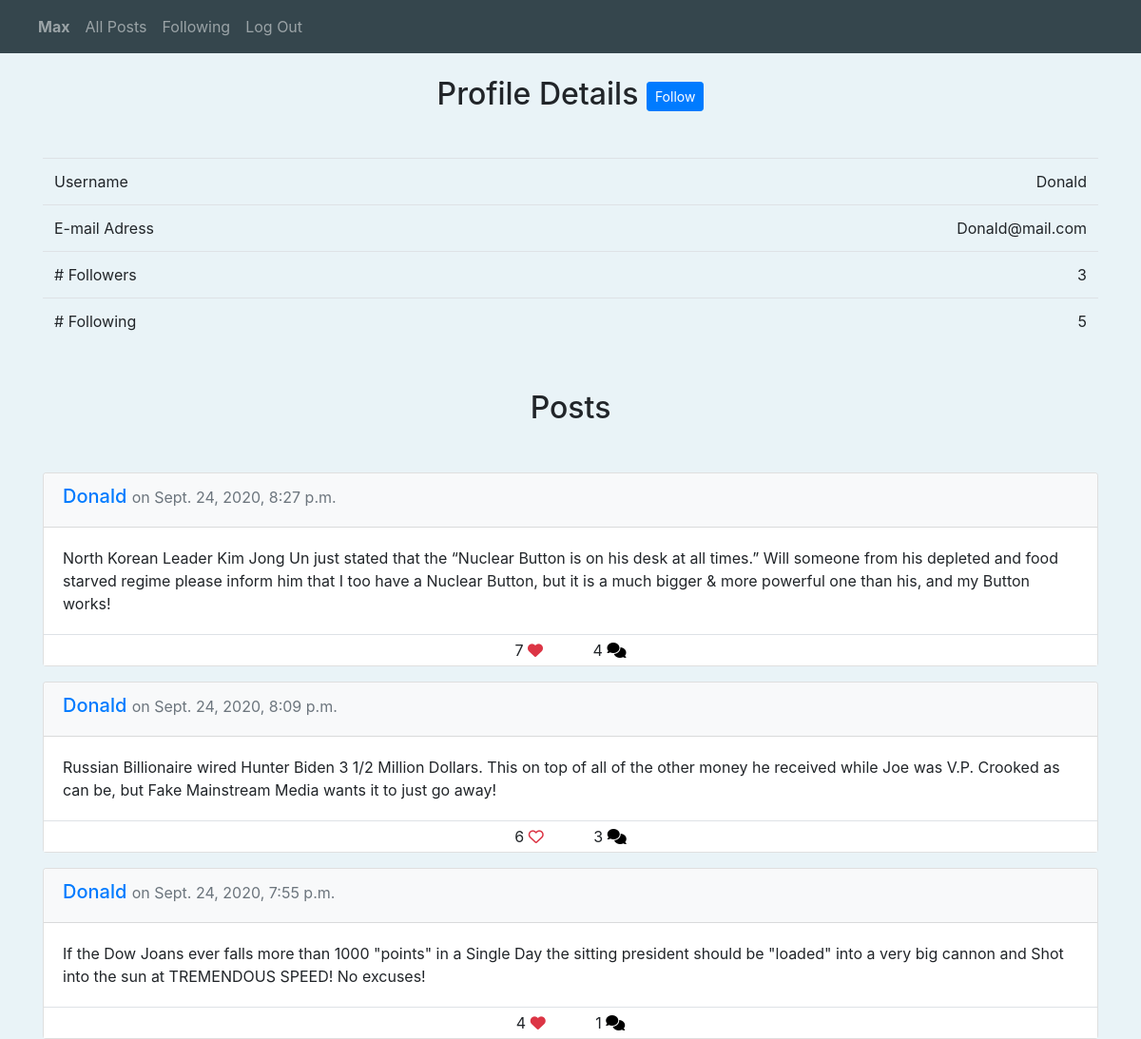
The page /profile/Donald (signed in) on the database its author committed.
### network/models.py (models this page shows, shortened)
class User(AbstractUser):
    likes = models.ManyToManyField("Post", blank=True,
            related_name="likes")
    follows = models.ManyToManyField("self", blank=True, symmetrical=False,
              related_name="followers", default=0)
    def __str__(self):
        return f"{self.username}"

class Post(models.Model):
    creator = models.ForeignKey(User, related_name="posts",
                on_delete=models.CASCADE)
    timestamp = models.DateTimeField(auto_now_add=True)
    content = models.TextField(max_length=10000)

class Comment(models.Model):
    creator = models.ForeignKey(User, related_name="comments",
              on_delete=models.CASCADE)
    content = models.TextField(max_length=10000)
    post = models.ForeignKey(Post, related_name="comments",
           on_delete=models.CASCADE)
    timestamp = models.DateTimeField(auto_now_add=True)

### network/views.py (the view)
# urls.py: path("profile/<str:username>", views.profile, name="profile"),
def profile(request, username):
    profile = User.objects.get(username=username)
    content = getPaginator(request, profile.posts.order_by("-timestamp"))
    content["profile"] = profile
    return render(request, "network/profile.html", content)

### network/utils.py (called while the page is built)
def getPaginator(request, data):
    p = Paginator(data, 10)
    page_number = request.GET.get("page", 1)
    page = p.get_page(page_number)
    if page.has_previous():
        previousURL = f"?page={page.previous_page_number()}"
    else:
        previousURL = ''
    if page.has_next():
        nextURL = f"?page={page.next_page_number()}"
    else:
        nextURL = ''
    content = {"page": page, "previousURL": previousURL, "nextURL": nextURL}
    return content

### network/templates/network/profile.html (shortened to what this page needs)
{% extends "network/layout.html" %}
{% block body %}
<div class="container">
    <h2 class="text-center pt-4">
        Profile Details
        {% if user.is_authenticated and request.user != profile %}
            {% if profile not in request.user.follows.all %}
                <button class="btn btn-primary btn-sm align-middle" id="followBtn">
                    Follow
                </button>
            {% else %}
                <button class="btn btn-primary btn-sm align-middle" id="followBtn">
                    Unfollow
                </button>
            {% endif %}
        {% endif %}
    </h2>
    <table class="table mt-5 mb-4 responsive">
        <tbody>
            <tr>
                <td> Username </td>
                <td class="text-right">{{ profile.username }}</td>
            </tr>
            <tr>
                <td>E-mail Adress</td>
                <td class="text-right">{{ profile.email }}</td>
            </tr>
            <tr>
                <td># Followers</td>
                <td class="text-right">{{ profile.followers.all | length }}</td>
            </tr>
            <tr>
                <td># Following</td>
                <td class="text-right">{{ profile.follows.all | length }}</td>
            </tr>
        </tbody>
    </table>
    <h2 class="text-center my-5">Posts</h2>
</div>
{% endblock %}

### network/templates/network/layout.html (shortened to what this page needs)
{% load static %}
<!DOCTYPE html>
<html lang="en">
    <head>
        <link rel="stylesheet" href="https://stackpath.bootstrapcdn.com/bootstrap/4.4.1/css/bootstrap.min.css">
        <link href="{% static 'network/styles.css' %}" rel="stylesheet">
    </head>
    <body>
        <nav class="navbar navbar-expand-lg navbar-dark navbar-fixed-top">
            <div class="nav">
              <ul class="navbar-nav mr-auto">
                {% if user.is_authenticated %}
                    <li class="nav-item">
                        <a class="nav-link" href="{% url 'profile' user.username %}"><strong>{{ user.username }}</strong></a>
                    </li>
                {% endif %}
                <li class="nav-item">
                  <a class="nav-link" href="{% url 'index' %}">All Posts</a>
                </li>
                {% if user.is_authenticated %}
                    <li class="nav-item">
                        <a class="nav-link" href="{% url 'following' %}">Following</a>
                    </li>
                    <li class="nav-item">
                        <a class="nav-link" href="{% url 'logout' %}">Log Out</a>
                    </li>
                {% endif %}
              </ul>
            </div>
          </nav>
        <div class="body">
            {% block body %}
            {% endblock %}
            <div class="container d-block mt-3">
                {% for post in page.object_list %}
                <div class="card my-3">
                    <div class="card-header bg-light">
                        <h5><a href="{% url 'profile' post.creator %}">{{ post.creator }}</a>
                            <small class="text-muted"> on {{ post.timestamp }}</small>
                        </h5>
                    </div>
                    <div class="card-body">
                        <p class="card-text content">{{ post.content }}</p>
                    </div>
                    <div class=" border-top py-1 bg-white row-fluid text-center">
                        <span class="">
                            <span id="num_likes">{{ post.likes.all | length }}</span>
                            {% if not user.is_authenticated %}
                                <i class="fa fa-heart text-danger"></i>
                            {% elif user in post.likes.all %}
                                <button id="likeBtn" class="bg-transparent border-0 p-0 m-0"><i class="fa fa-heart text-danger"></i></button>
                            {% else %}
                                <button id="likeBtn" class="bg-transparent border-0 p-0 m-0"><i class="far fa-heart text-danger"></i></button>
                            {% endif %}
                        </span>
                        <span class="ml-5">
                            <span id="num_comments">{{ post.comments.all | length }}</span>
                            <a href="{% url 'post' post.id%}"><button id="commentsBtn" class="bg-transparent border-0 p-0 m-0"><i class="fas fa-comments"></i></button></a>
                        </span>
                    </div>
                </div>
                {% empty %}
                    {% if currentPage == "following" %}
                        <h4 class="text-center mt-4">You are currenty not following anybody...</h4>
                    {% elif currentPage == "index" %}
                        <h4 class="text-center mt-4">No posts exist currently...</h4>
                    {% endif %}
                {% endfor %}
            </div>
        </div>
    </body>
</html>

### network/static/network/styles.css (style rules this page uses)
.content { white-space: pre-line; }
.body, html { margin: 0; height: 100%; background-color: #e9f3f7; }
.navbar { background-color: #35464d; }

### rows shown on the page
User: username "Max"
User: username "Donald", email "Donald@mail.com", followers.all|length "3", follows.all|length "5"
Post: creator "Donald", timestamp "Sept. 24, 2020, 8:27 p.m.", content "North Korean Leader Kim Jong Un just stated that the “Nuclear Button is on his desk at all times.” Will someone from his depleted and food starved regime please inform him that I too have a Nuclear Button, but it is a much bigger & more powerful one than his, and my Button works!", likes.all|length "7", comments.all|length "4"
Post: creator "Donald", timestamp "Sept. 24, 2020, 8:09 p.m.", content "Russian Billionaire wired Hunter Biden 3 1/2 Million Dollars. This on top of all of the other money he received while Joe was V.P. Crooked as can be, but Fake Mainstream Media wants it to just go away!", likes.all|length "6", comments.all|length "3"
Post: creator "Donald", timestamp "Sept. 24, 2020, 7:55 p.m.", content "If the Dow Joans ever falls more than 1000 \"points\" in a Single Day the sitting president should be \"loaded\" into a very big cannon and Shot into the sun at TREMENDOUS SPEED! No excuses!", likes.all|length "4", comments.all|length "1"
